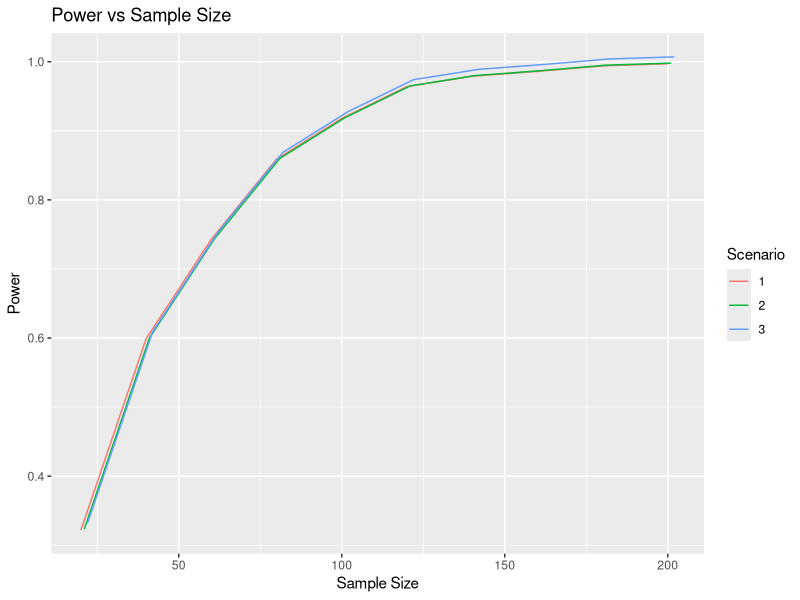

Here is the R script that generated this plot:
## ---- chunk 1
knitr::opts_chunk$set(include = FALSE, message = FALSE, warning = FALSE )

knitr::knit_engines$set(problem_description = function(options) {
  code <- paste(options$code, collapse = "\n")
})

knitr::opts_chunk$set(tidy.opts = list(width.cutoff = 60), tidy = TRUE)
## ---- chunk 2
library(data.table)
library(sandwich)
library(lmtest)

library(ggplot2)
library(knitr)

library(formatR)
## ---- chunk 3
#TEST DATA, TO BE REPLACED WITH SYNTHETIC DATA 

library(data.table)
library(magrittr)

d <- fread('practice_data/list_data_2019.csv')
## ---- chunk 4
# Scenario #1: Different sample sizes, 50/50 split for control and treatment 
size_to_sample <- seq(20, 200, by = 20)

power_values <- rep(NA, length(size_to_sample)) 

for(per in 1:length(size_to_sample)){
  t_test_p_values <- rep(NA, 1000) 
  for(i in 1:1000){
    d_treat = d[d$uniform_price_auction == 1]
    d_cont = d[d$uniform_price_auction == 0]
  
    d_comb = rbind(d_treat[sample(nrow(d_treat), size = size_to_sample[per]/2, replace = TRUE), ],
                 d_cont[sample(nrow(d_cont), size = size_to_sample[per]/2, replace = TRUE), ])
  
    t_test_ten_people <- d_comb[, t.test(bid ~ uniform_price_auction)]
    
    t_test_p_values[i] = t_test_ten_people$p.value
  }
  power_values[per] <- mean(t_test_p_values < 0.05)
  }

## ---- chunk 5
# Creating dataframes for each scenario for plotting purposes
df1 = data.frame(size_to_sample, power_values)
df2 = data.frame(size_to_sample + 1, power_values + 0.001) #TO BE REPLACED with values from Sam
df3 = data.frame(size_to_sample + 2, power_values + 0.01) #TO BE REPLACED with values from Annie
## ---- chunk 6
# Graphing power for each scenario 
names(df1) <- c("sample_size", "power")
names(df2) <- c("sample_size", "power")
names(df3) <- c("sample_size", "power")

#Plot data and specify the manual scale
dat <- rbind(df1,df2,df3)
dat$grp <- rep(factor(1:3),times=c(nrow(df1),nrow(df2),nrow(df3)))

ggplot(data = dat, aes(x = sample_size, y = power, colour = grp)) + 
    geom_line() +
    ggtitle("Power vs Sample Size") +
    labs(y = "Power", x = "Sample Size") +
    scale_color_discrete(name = "Scenario")
